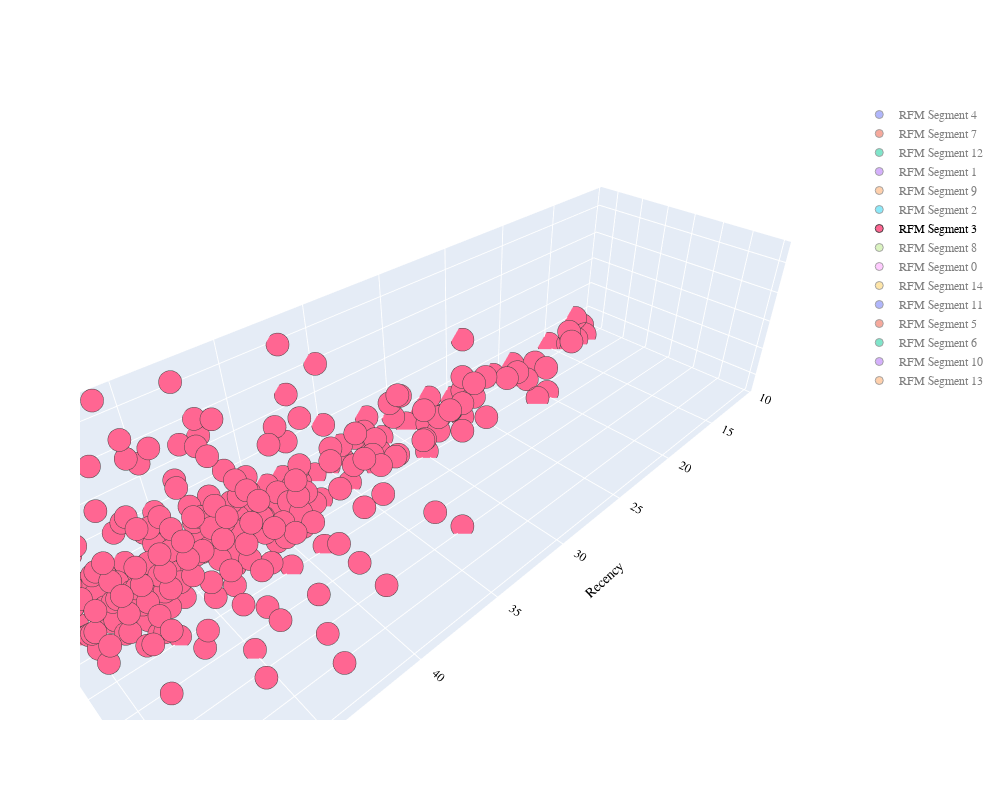

Here is the notebook cell this chart was saved with:
### Code cell
PLOT.update_layout(width = 1000, height = 800, autosize = True, showlegend = True,
                   scene = dict(xaxis=dict(title = 'Recency', titlefont_color = 'black'),
                                yaxis=dict(title = 'Frequency', titlefont_color = 'black'),
                                zaxis=dict(title = 'Monetary Value', titlefont_color = 'black')),
                   font = dict(family = "Gilroy", color  = 'black', size = 12))

### Figure 1 — Plotly figure (JSON) as saved in the notebook; plotly's stock layout.template omitted (floating-point values rounded to 4 significant figures; data arrays with more than 128 entries replaced by an {"elided": "..."} marker saying what was removed)
{"data": [{"marker": {"line": {"width": 1}, "size": 8}, "mode": "markers", "name": "RFM Segment 4", "type": "scatter3d", "visible": "legendonly", "x": {"elided": "141 int values"}, "y": {"elided": "141 int values"}, "z": {"elided": "141 int values"}}, {"marker": {"line": {"width": 1}, "size": 8}, "mode": "markers", "name": "RFM Segment 7", "type": "scatter3d", "visible": "legendonly", "x": {"elided": "572 int values"}, "y": {"elided": "572 int values"}, "z": {"elided": "572 int values"}}, {"marker": {"line": {"width": 1}, "size": 8}, "mode": "markers", "name": "RFM Segment 12", "type": "scatter3d", "visible": "legendonly", "x": {"elided": "134 int values"}, "y": {"elided": "134 int values"}, "z": {"elided": "134 int values"}}, {"marker": {"line": {"width": 1}, "size": 8}, "mode": "markers", "name": "RFM Segment 1", "type": "scatter3d", "visible": "legendonly", "x": {"elided": "456 int values"}, "y": {"elided": "456 int values"}, "z": {"elided": "456 int values"}}, {"marker": {"line": {"width": 1}, "size": 8}, "mode": "markers", "name": "RFM Segment 9", "type": "scatter3d", "visible": "legendonly", "x": {"elided": "379 int values"}, "y": {"elided": "379 int values"}, "z": {"elided": "379 int values"}}, {"marker": {"line": {"width": 1}, "size": 8}, "mode": "markers", "name": "RFM Segment 2", "type": "scatter3d", "visible": "legendonly", "x": {"elided": "425 int values"}, "y": {"elided": "425 int values"}, "z": {"elided": "425 int values"}}, {"marker": {"line": {"width": 1}, "size": 8}, "mode": "markers", "name": "RFM Segment 3", "type": "scatter3d", "visible": true, "x": {"elided": "361 int values"}, "y": {"elided": "361 int values"}, "z": {"elided": "361 int values"}}, {"marker": {"line": {"width": 1}, "size": 8}, "mode": "markers", "name": "RFM Segment 8", "type": "scatter3d", "visible": "legendonly", "x": {"elided": "334 int values"}, "y": {"elided": "334 int values"}, "z": {"elided": "334 int values"}}, {"marker": {"line": {"width": 1}, "size": 8}, "mode": "markers", "name": "RFM Segment 0", "type": "scatter3d", "visible": "legendonly", "x": {"elided": "336 int values"}, "y": {"elided": "336 int values"}, "z": {"elided": "336 int values"}}, {"marker": {"line": {"width": 1}, "size": 8}, "mode": "markers", "name": "RFM Segment 14", "type": "scatter3d", "visible": "legendonly", "x": [1, 8, 12, 15, 7, 8, 22, 8, 2, 2, 8, 4, 15, 3, 8, 5, 3, 8, 1, 3, 11, 8, 6, 15, 6, 11, 6, 24, 15, 15, 14, 1, 4, 8, 3, 12, 7, 8, 7, 2, 8, 15, 11, 11, 12, 8, 4, 8, 5, 8, 11, 15, 12, 2, 19, 12, 12, 11, 22, 6, 1, 4, 12, 11, 12, 18, 3, 19, 7, 19, 6, 17, 11, 20, 24, 6, 23, 12, 4, 15, 3, 1, 9, 9, 7, 4, 13, 2], "y": [14, 20, 22, 2, 24, 6, 24, 10, 17, 17, 1, 4, 17, 15, 3, 11, 22, 10, 1, 15, 4, 21, 22, 27, 15, 7, 11, 8, 19, 9, 7, 3, 15, 12, 13, 18, 9, 20, 6, 1, 6, 8, 25, 8, 11, 2, 12, 15, 7, 26, 9, 15, 23, 6, 4, 15, 21, 13, 3, 27, 2, 8, 3, 13, 12, 4, 16, 18, 19, 2, 9, 4, 19, 17, 6, 19, 19, 3, 14, 18, 13, 11, 21, 3, 26, 6, 1, 2], "z": [34, 34, 50, 27, 47, 49, 49, 36, 38, 39, 15, 9, 40, 33, 27, 20, 48, 18, 16, 28, 24, 42, 45, 47, 45, 26, 26, 46, 40, 36, 35, 11, 39, 22, 34, 33, 16, 33, 14, 46, 18, 38, 42, 39, 34, 15, 35, 30, 24, 43, 31, 40, 47, 50, 45, 35, 45, 25, 43, 50, 50, 18, 48, 24, 35, 38, 38, 39, 41, 39, 33, 31, 47, 42, 43, 43, 49, 33, 34, 36, 27, 36, 44, 29, 47, 10, 34, 8]}, {"marker": {"line": {"width": 1}, "size": 8}, "mode": "markers", "name": "RFM Segment 11", "type": "scatter3d", "visible": "legendonly", "x": {"elided": "176 int values"}, "y": {"elided": "176 int values"}, "z": {"elided": "176 int values"}}, {"marker": {"line": {"width": 1}, "size": 8}, "mode": "markers", "name": "RFM Segment 5", "type": "scatter3d", "visible": "legendonly", "x": {"elided": "432 int values"}, "y": {"elided": "432 int values"}, "z": {"elided": "432 int values"}}, {"marker": {"line": {"width": 1}, "size": 8}, "mode": "markers", "name": "RFM Segment 6", "type": "scatter3d", "visible": "legendonly", "x": {"elided": "158 int values"}, "y": {"elided": "158 int values"}, "z": {"elided": "158 int values"}}, {"marker": {"line": {"width": 1}, "size": 8}, "mode": "markers", "name": "RFM Segment 10", "type": "scatter3d", "visible": "legendonly", "x": {"elided": "180 int values"}, "y": {"elided": "180 int values"}, "z": {"elided": "180 int values"}}, {"marker": {"line": {"width": 1}, "size": 8}, "mode": "markers", "name": "RFM Segment 13", "type": "scatter3d", "visible": "legendonly", "x": {"elided": "167 int values"}, "y": {"elided": "167 int values"}, "z": {"elided": "167 int values"}}], "layout": {"autosize": true, "font": {"color": "black", "family": "Gilroy", "size": 12}, "height": 800, "scene": {"aspectmode": "auto", "aspectratio": {"x": 2.27, "y": 0.7567, "z": 0.5821}, "xaxis": {"title": {"font": {"color": "black"}, "text": "Recency"}, "type": "linear"}, "yaxis": {"title": {"font": {"color": "black"}, "text": "Frequency"}, "type": "linear"}, "zaxis": {"title": {"font": {"color": "black"}, "text": "Monetary Value"}, "type": "linear"}}, "showlegend": true, "width": 1000}}
